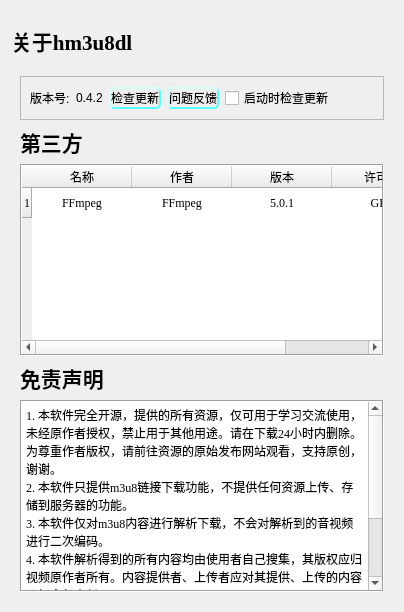
             <widget class="QWidget" name="tab_5">
              <attribute name="title">
               <string>about</string>
              </attribute>
              <layout class="QVBoxLayout" name="verticalLayout_6">
               <item>
                <widget class="QFrame" name="frame_10">
                 <property name="minimumSize">
                  <size>
                   <width>0</width>
                   <height>50</height>
                  </size>
                 </property>
                 <property name="maximumSize">
                  <size>
                   <width>16777215</width>
                   <height>50</height>
                  </size>
                 </property>
                 <property name="font">
                  <font>
                   <family>Times New Roman</family>
                  </font>
                 </property>
                 <property name="autoFillBackground">
                  <bool>false</bool>
                 </property>
                 <property name="frameShape">
                  <enum>QFrame::NoFrame</enum>
                 </property>
                 <property name="frameShadow">
                  <enum>QFrame::Raised</enum>
                 </property>
                 <property name="lineWidth">
                  <number>0</number>
                 </property>
                 <widget class="QLabel" name="label_7">
                  <property name="geometry">
                   <rect>
                    <x>0</x>
                    <y>4</y>
                    <width>201</width>
                    <height>51</height>
                   </rect>
                  </property>
                  <property name="font">
                   <font>
                    <family>Times New Roman</family>
                    <pointsize>16</pointsize>
                    <weight>75</weight>
                    <bold>true</bold>
                   </font>
                  </property>
                  <property name="text">
                   <string>关于hm3u8dl</string>
                  </property>
                  <property name="wordWrap">
                   <bool>false</bool>
                  </property>
                 </widget>
                </widget>
               </item>
               <item>
                <widget class="QFrame" name="frame_9">
                 <property name="contextMenuPolicy">
                  <enum>Qt::NoContextMenu</enum>
                 </property>
                 <property name="acceptDrops">
                  <bool>false</bool>
                 </property>
                 <property name="autoFillBackground">
                  <bool>false</bool>
                 </property>
                 <property name="frameShape">
                  <enum>QFrame::NoFrame</enum>
                 </property>
                 <property name="frameShadow">
                  <enum>QFrame::Raised</enum>
                 </property>
                 <layout class="QVBoxLayout" name="verticalLayout_7">
                  <item>
                   <widget class="QFrame" name="frame_15">
                    <property name="frameShape">
                     <enum>QFrame::StyledPanel</enum>
                    </property>
                    <property name="frameShadow">
                     <enum>QFrame::Raised</enum>
                    </property>
                    <layout class="QHBoxLayout" name="horizontalLayout_7">
                     <item>
                      <widget class="QLabel" name="label_currentVersion">
                       <property name="text">
                        <string>版本号:</string>
                       </property>
                      </widget>
                     </item>
                     <item>
                      <widget class="QLabel" name="label_version">
                       <property name="text">
                        <string>0.4.2</string>
                       </property>
                      </widget>
                     </item>
                     <item>
                      <widget class="QPushButton" name="pushButton_checkUpdate">
                       <property name="styleSheet">
                        <string notr="true">QPushButton {
	border-radius:5px;
	border-style: outset; 
	border-width: 2px; 
	border-color: rgb(85, 255, 255);
}
QPushButton:hover {
	background-color:rgb(85, 255, 255);
}
QPushButton:pressed {
	background-color:rgb(232,59,35);
	
}</string>
                       </property>
                       <property name="text">
                        <string>检查更新</string>
                       </property>
                      </widget>
                     </item>
                     <item>
                      <widget class="QPushButton" name="pushButton_feedback">
                       <property name="styleSheet">
                        <string notr="true">QPushButton {
	border-radius:5px;
	border-style: outset; 
	border-width: 2px; 
	border-color: rgb(85, 255, 255);
}
QPushButton:hover {
	background-color:rgb(85, 255, 255);
}
QPushButton:pressed {
	background-color:rgb(232,59,35);
	
}</string>
                       </property>
                       <property name="text">
                        <string>问题反馈</string>
                       </property>
                      </widget>
                     </item>
                     <item>
                      <widget class="QCheckBox" name="checkBox_checkUpdateWhenStart">
                       <property name="autoFillBackground">
                        <bool>false</bool>
                       </property>
                       <property name="text">
                        <string>启动时检查更新</string>
                       </property>
                       <property name="checked">
                        <bool>false</bool>
                       </property>
                      </widget>
                     </item>
                     <item>
                      <spacer name="horizontalSpacer">
                       <property name="orientation">
                        <enum>Qt::Horizontal</enum>
                       </property>
                       <property name="sizeHint" stdset="0">
                        <size>
                         <width>40</width>
                         <height>20</height>
                        </size>
                       </property>
                      </spacer>
                     </item>
                    </layout>
                   </widget>
                  </item>
                  <item>
                   <widget class="QLabel" name="label_10">
                    <property name="text">
                     <string>&lt;html&gt;&lt;head/&gt;&lt;body&gt;&lt;p&gt;&lt;span style=&quot; font-size:16pt; font-weight:700;&quot;&gt;第三方&lt;/span&gt;&lt;/p&gt;&lt;/body&gt;&lt;/html&gt;</string>
                    </property>
                    <property name="scaledContents">
                     <bool>true</bool>
                    </property>
                   </widget>
                  </item>
                  <item>
                   <widget class="QTableWidget" name="tableWidget">
                    <property name="font">
                     <font>
                      <family>Times New Roman</family>
                     </font>
                    </property>
                    <property name="inputMethodHints">
                     <set>Qt::ImhNone</set>
                    </property>
                    <property name="frameShape">
                     <enum>QFrame::Box</enum>
                    </property>
                    <property name="editTriggers">
                     <set>QAbstractItemView::NoEditTriggers</set>
                    </property>
                    <property name="tabKeyNavigation">
                     <bool>false</bool>
                    </property>
                    <property name="showDropIndicator" stdset="0">
                     <bool>false</bool>
                    </property>
                    <property name="dragDropOverwriteMode">
                     <bool>false</bool>
                    </property>
                    <property name="showGrid">
                     <bool>false</bool>
                    </property>
                    <property name="gridStyle">
                     <enum>Qt::NoPen</enum>
                    </property>
                    <property name="wordWrap">
                     <bool>false</bool>
                    </property>
                    <property name="cornerButtonEnabled">
                     <bool>false</bool>
                    </property>
                    <row>
                     <property name="text">
                      <string>1</string>
                     </property>
                    </row>
                    <column>
                     <property name="text">
                      <string>名称</string>
                     </property>
                    </column>
                    <column>
                     <property name="text">
                      <string>作者</string>
                     </property>
                    </column>
                    <column>
                     <property name="text">
                      <string>版本</string>
                     </property>
                    </column>
                    <column>
                     <property name="text">
                      <string>许可证</string>
                     </property>
                    </column>
                    <item row="0" column="0">
                     <property name="text">
                      <string>FFmpeg</string>
                     </property>
                     <property name="textAlignment">
                      <set>AlignCenter</set>
                     </property>
                    </item>
                    <item row="0" column="1">
                     <property name="text">
                      <string>FFmpeg</string>
                     </property>
                     <property name="textAlignment">
                      <set>AlignCenter</set>
                     </property>
                    </item>
                    <item row="0" column="2">
                     <property name="text">
                      <string>5.0.1</string>
                     </property>
                     <property name="textAlignment">
                      <set>AlignCenter</set>
                     </property>
                    </item>
                    <item row="0" column="3">
                     <property name="text">
                      <string>GPL</string>
                     </property>
                     <property name="textAlignment">
                      <set>AlignCenter</set>
                     </property>
                    </item>
                   </widget>
                  </item>
                  <item>
                   <widget class="QLabel" name="label_11">
                    <property name="text">
                     <string>&lt;html&gt;&lt;head/&gt;&lt;body&gt;&lt;p&gt;&lt;span style=&quot; font-size:16pt; font-weight:700;&quot;&gt;免责声明&lt;/span&gt;&lt;/p&gt;&lt;/body&gt;&lt;/html&gt;</string>
                    </property>
                    <property name="scaledContents">
                     <bool>true</bool>
                    </property>
                   </widget>
                  </item>
                  <item>
                   <widget class="QPlainTextEdit" name="plainTextEdit">
                    <property name="font">
                     <font>
                      <family>Times New Roman</family>
                     </font>
                    </property>
                    <property name="frameShape">
                     <enum>QFrame::Box</enum>
                    </property>
                    <property name="readOnly">
                     <bool>true</bool>
                    </property>
                    <property name="plainText">
                     <string>1. 本软件完全开源，提供的所有资源，仅可用于学习交流使用，未经原作者授权，禁止用于其他用途。请在下载24小时内删除。为尊重作者版权，请前往资源的原始发布网站观看，支持原创，谢谢。
2. 本软件只提供m3u8链接下载功能，不提供任何资源上传、存储到服务器的功能。
3. 本软件仅对m3u8内容进行解析下载，不会对解析到的音视频进行二次编码。
4. 本软件解析得到的所有内容均由使用者自己搜集，其版权应归视频原作者所有。内容提供者、上传者应对其提供、上传的内容承担全部责任。
5. 任何涉及商业盈利目的均不得使用，否则产生的一切后果由您自己承担。
6. 因使用本软件产生的版权问题，软件作者概不负责。</string>
                    </property>
                   </widget>
                  </item>
                 </layout>
                </widget>
               </item>
              </layout>
             </widget>
